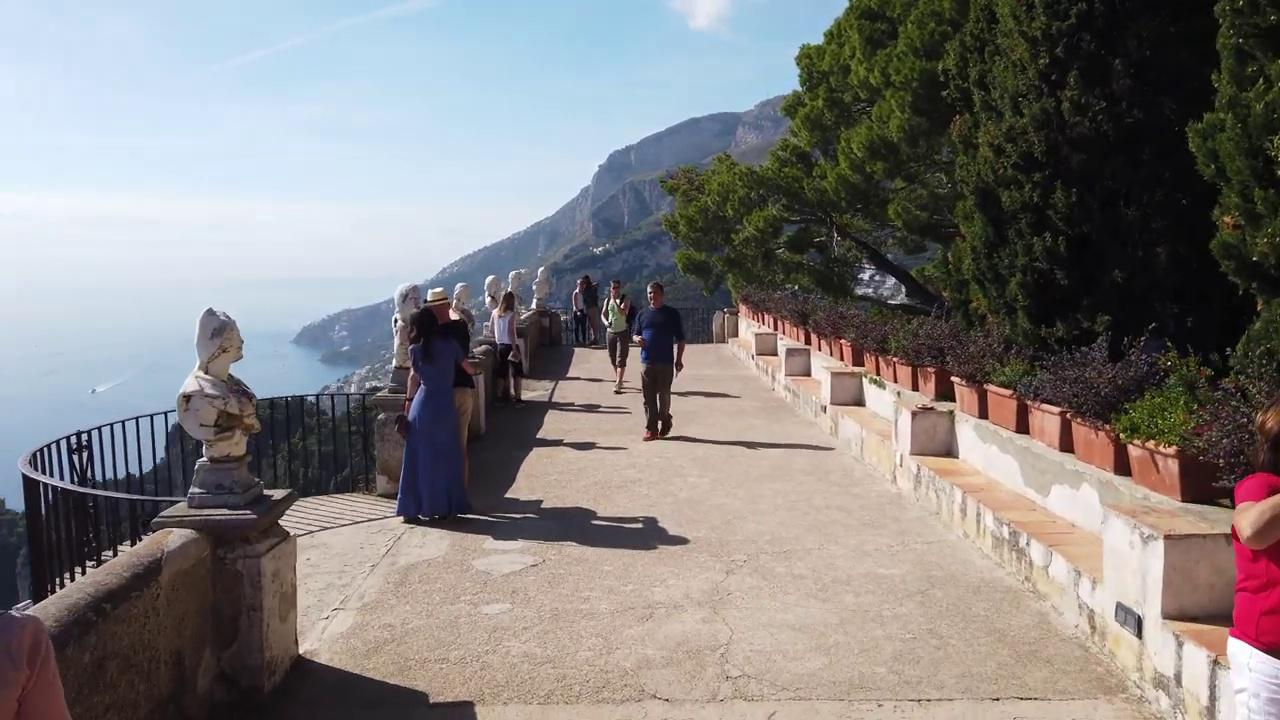
#> input picture segmentation/source2.jpg, 1280 x 720 px
$ jupyter execute Untitled1.ipynb
#> lines starting #> are read from the running program, lines starting #| are printed output that depends on the picture
[cell 1]
import glob
from PIL import Image
import numpy as np
import random
import json
import data_utils as utils
import matplotlib.pyplot as plt
from skimage import filters
from skimage import color, io
import cv2 as cv

[cell 2]
im = np.asarray(Image.open('source2.jpg'))
#> im is the input picture: shape (720, 1280, 3); mean R, G, B 132, 128.7, 128.4
plt.imshow(im)
plt.show()
im2 = np.asarray(Image.open('target2.jpg'))
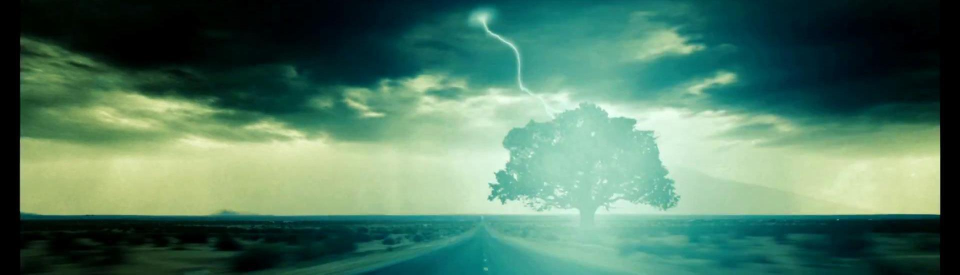
#> input picture segmentation/target2.jpg, 1920 x 549 px (shown at 1/2 size)
#> im2 is the input picture: shape (549, 1920, 3); mean R, G, B 80.6, 121.8, 99.6
plt.imshow(im2)
plt.show()

mask = np.asarray(Image.open('source2_mask.jpg'))[:,:,0]
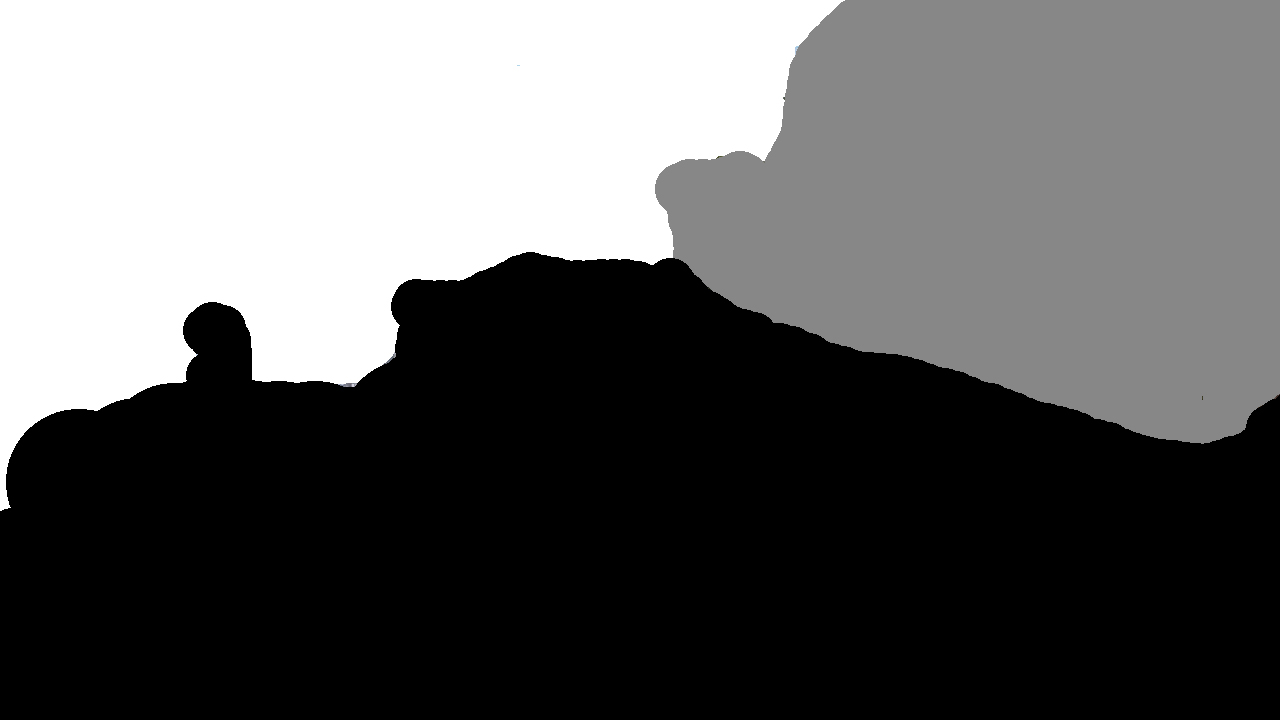
#> input picture segmentation/source2_mask.jpg, 1280 x 720 px
plt.imshow(mask)
plt.show()
mask2 = np.asarray(Image.open('target2_mask.jpg'))[:,:,0]
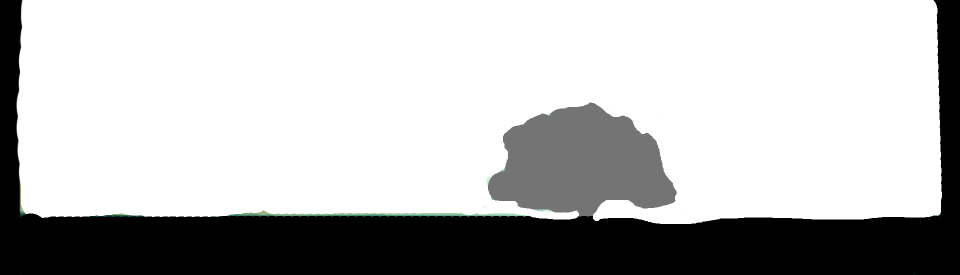
#> input picture segmentation/target2_mask.jpg, 1920 x 549 px (shown at 1/2 size)
plt.imshow(mask2)
plt.show()
